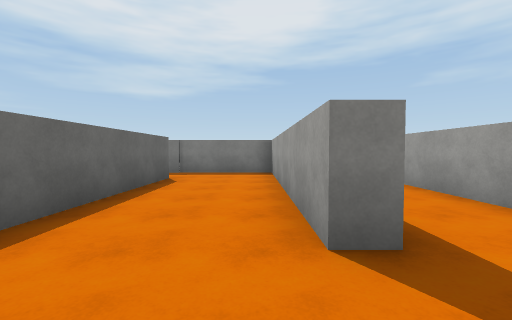
View 1 (above)

17 first-person views from a walk through a 3-D level made in the Unity game engine. The camera is 1.4 m above the floor, tilts 2° down and sees 90° across. The floor is counted in squares, 2 m on a side. Each view is taken from the middle of a square. On the plan, view 1 faces up. The plan holds only what a view shows up to about 9 squares ahead; the rest is blank. The place goes on beyond the plan. Surface patterns are stand-ins for the level's own textures.

View 2
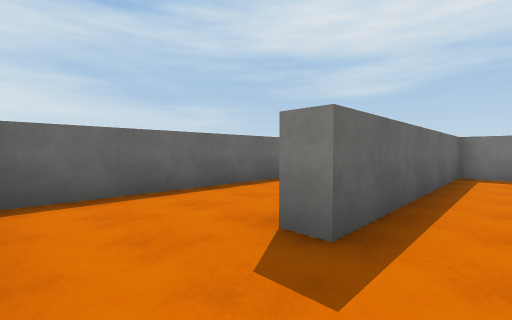

View 3
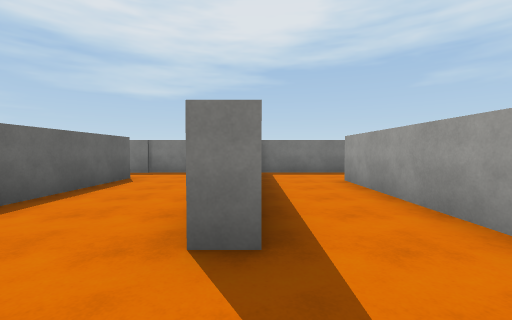

View 4
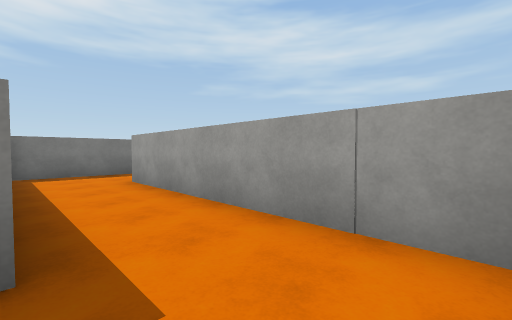

View 5
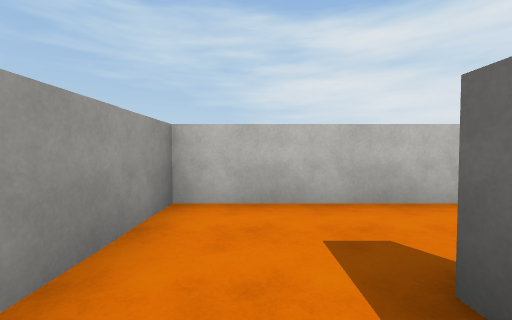

View 6
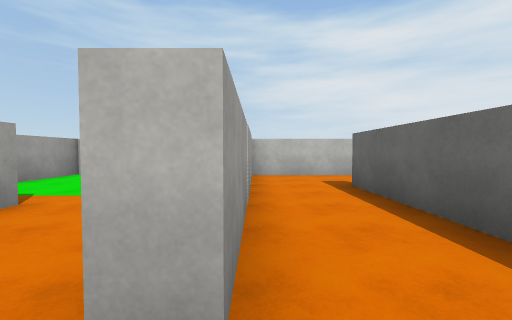

View 7
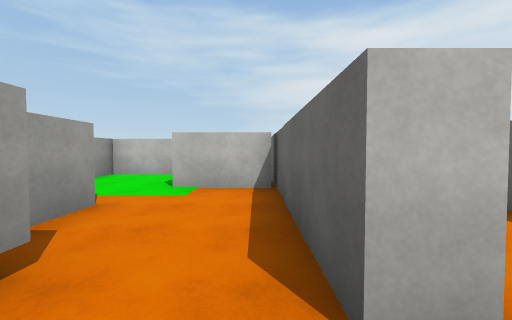

View 8
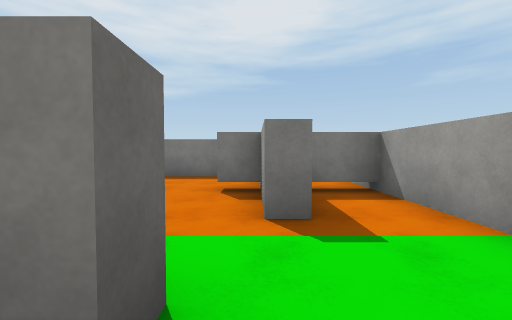

View 9
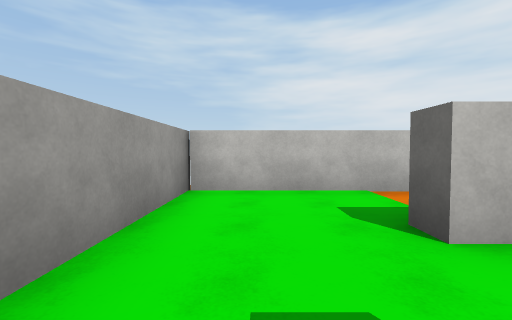

View 10
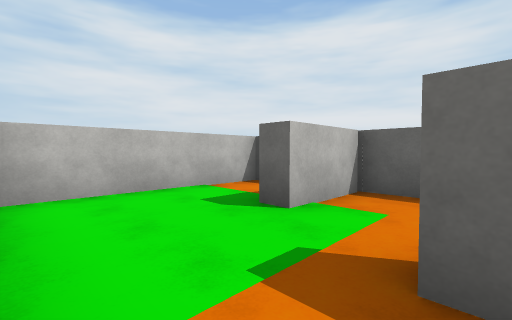

View 11
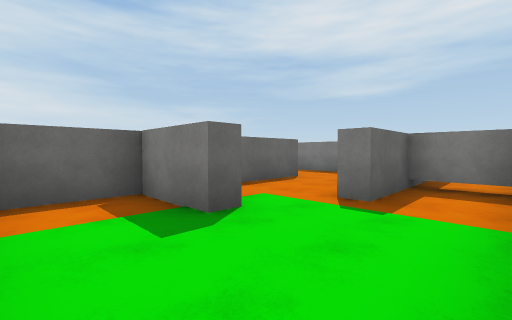

View 12
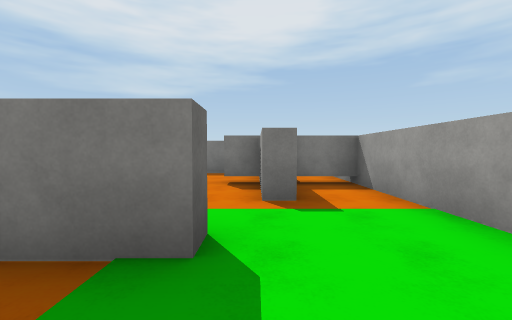

View 13
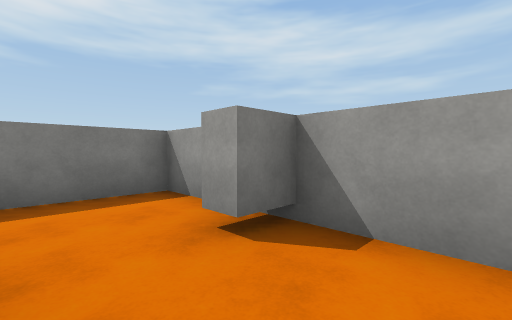

View 14
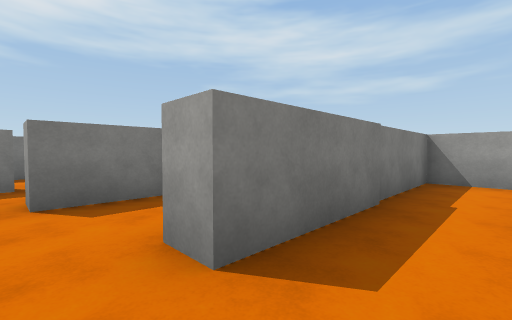

View 15
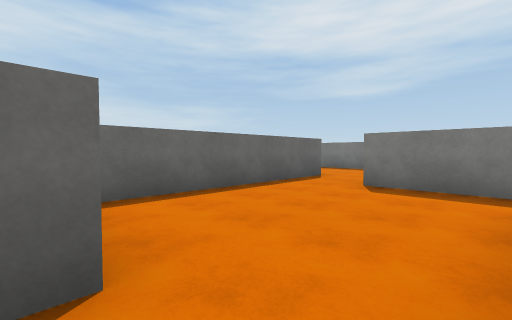

View 16
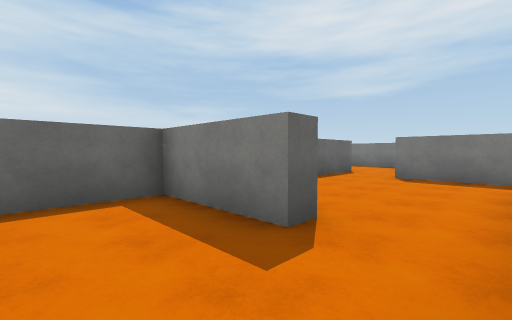

View 17
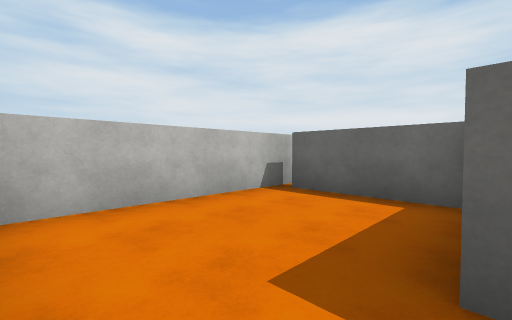

### Floor plan
Points are (right, up) in squares from view 1. A wall is a line through its corners. A room is listed if a view was taken in it or the views show most of it. See-through windows are left out.
Room 1 (view 1)
walls: (0.5, 1.7) (0.5, 8.3) (-2.4, 8.3); (-2.3, 6.6) (-2.3, -0.1); (-0.8, -0.4) (0.4, -0.4)
ways out: opening at (1, 0.5) to room 2; opening at (-2, 7) to room 5
Room 2 (views 2, 3, 4, 5, 6)
walls: (0.4, -0.4) (3.1, -0.4) (3.1, 6.1) (3.6, 6.1); (3.4, 8.3) (1, 8.3) (1, 1.7) (0.5, 1.7)
ways out: opening at (1, 0.5) to room 1; opening at (3, 7) to room 3
Room 3 (views 7, 13)
walls: (3.6, 6.1) (3.6, 2.1); (6.1, 5.5) (5.3, 5.5) (5.3, 6.1); (6.1, 3.7) (6.1, 5.9); (3.6, 2.2) (5.6, 2.2); (6.1, 7.1) (6.1, 8.3) (3.4, 8.3)
ways out: opening at (3, 7) to room 2; opening at (6, 3) to room 4
Room 4 (views 8, 9, 10, 11, 12)
walls: (5.6, 2.2) (5.6, 1.7) (3.6, 1.7); (3.6, 2.1) (3.6, -0.4) (8.2, -0.4) (8.2, 6.4); (8.2, 5.5) (6.5, 5.5); (6.6, 6.4) (6.6, 3.7) (6.1, 3.7)
ways out: opening at (6, 3) to room 3
Room 5 (view 14)
walls: (-2.4, 8.3) (-5.1, 8.3) (-5.1, 8.9); (-6.9, 9.8) (-6.9, 3.9)
ways out: opening at (-2, 7) to room 1; opening at (-3.5, 3) to room 6; opening at (-6, 9)
Room 6 (views 15, 16, 17)
walls: (-4.4, 3.4) (-4.4, 2.9) (-6.9, 2.9) (-6.9, 0); (-7.6, -0.4) (-2.9, -0.4)
ways out: opening at (-3.5, 3) to room 5

Positions as (right, up) in squares from view 1, and headings:
1: (0, 0), facing up
2: (2, 0), facing up-left
3: (1, 0), facing up
4: (1, 0), facing up-right
5: (2, 3), facing down
6: (3, 7), facing down
7: (4, 7), facing down
8: (6, 1), facing up
9: (7, 4), facing down
10: (8, 4), facing down-left
11: (8, 0), facing up-left
12: (6, 0), facing up
13: (4, 4), facing up-right
14: (-6, 7), facing up-right
15: (-3, 3), facing up-left
16: (-3, 1), facing up-left
17: (-3, 3), facing down-left
